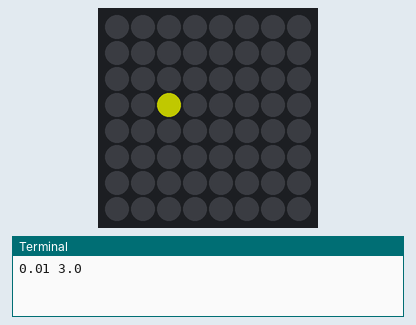
Recording of a program running on a simulated Raspberry Pi (BCM pin numbers) with a Sense HAT. Parts: the Sense HAT's 8×8 RGB LED matrix, the last lines printed to the terminal. Dim RGB values are drawn brighter than linear.

Above: at 0.1 s.
At 3.2 s:
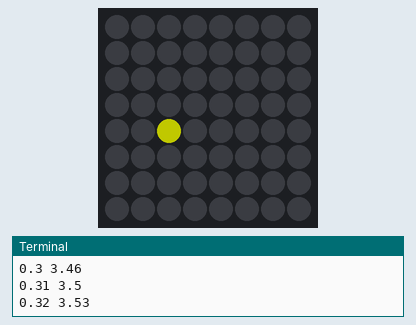
At 5.5 s:
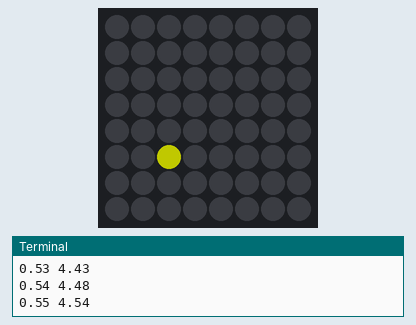
At 10.4 s:
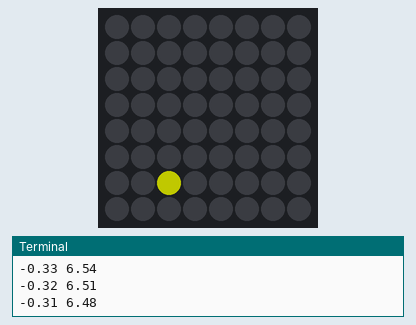
At 16.5 s:
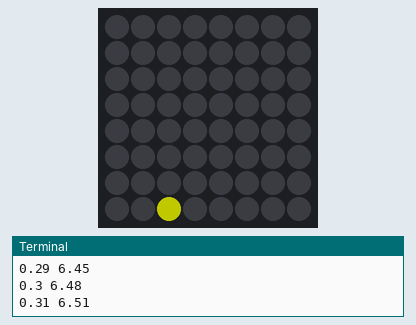

Measured:
- what the display in image 1 shows lasts 2.3 s, from 3.2 s to 5.5 s
- what the display in image 2 shows lasts 1.6 s, from 5.5 s to 7.1 s
- what the display in image 3 shows lasts 6.2 s, from 10.3 s to 16.5 s

The program:

flappyBird.py
```python
from sense_hat import SenseHat
from time import sleep

sense = SenseHat()

#sense.show_message("hello")
sense.clear()


dt = 0.1
g  = 0.1

class bird(object):
  def __init__(self, r,g,b):
    self.acc = 0
    self.vy  = 0
    self.posY = 3
    self.posX = 2
    self.color = (r,g,b)

  def move_up(self,event):
    if(event.action == 'pressed'):
        self.acc = -0.5
    if(event.action == 'released'):
        self.acc = 0


  def move(self):
    #calc vy  vy = vy + (acc+g)*dt
    self.vy += (self.acc+g)*dt
    #calc posY = posY + vy*dt
    self.posY += self.vy*dt

    if self.posY > 7 :
        self.posY =7
        self.vy*= -0.5

    if self.posY < 0 :
        self.posY =0
        self.vy*= -0.5


  def draw(self):
    sense.clear()
    sense.set_pixel(round(self.posX),round(self.posY), self.color)


coco = bird(100,100,0)
sense.stick.direction_up = coco.move_up


while True:
    coco.move()
    coco.draw()
    print(round(coco.vy,2), round(coco.posY,2))
    sleep(dt)
```
